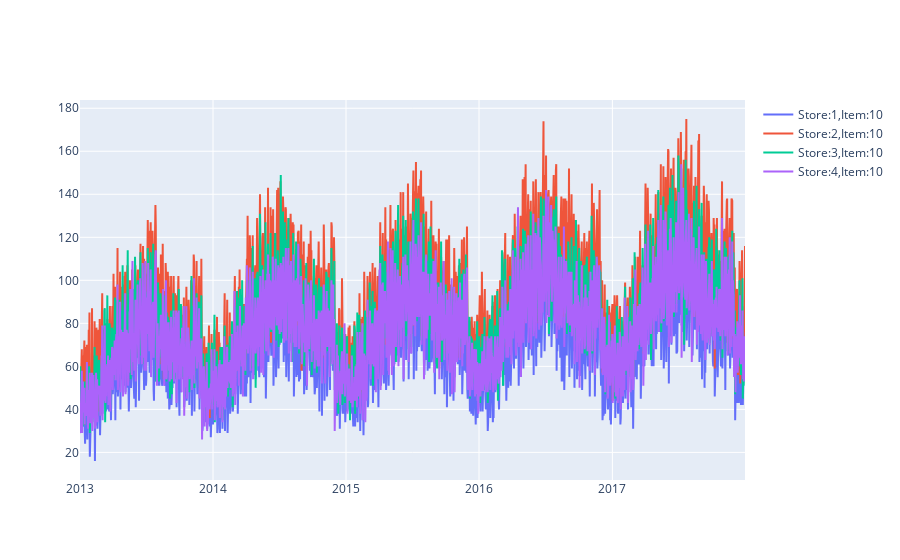

The code cell stored with this chart in its notebook:
### Code cell
def sales_monthly(data):
    multi_store_item_df = data.copy()
    # First, let us filterout the required data
    store_ids = [1, 2, 3, 4]   # Some stores
    item_ids = [10, 10, 10, 10]    # Some items
    print('Before filter:', multi_store_item_df.shape)
    multi_store_item_df = multi_store_item_df[multi_store_item_df.store.isin(store_ids)]
    multi_store_item_df = multi_store_item_df[multi_store_item_df.item.isin(item_ids)]
    print('After filter:', multi_store_item_df.shape)
    #display(multi_store_item_df)
    # TODO Monthly avg sales

    # Let us plot this now
    multi_store_item_ts_data = []
    for st,it in zip(store_ids, item_ids):
        flt = multi_store_item_df[multi_store_item_df.store == st]
        flt = flt[flt.item == it]
        multi_store_item_ts_data.append(go.Scatter(x=flt.date, y=flt.sales, name = "Store:" + str(st) + ",Item:" + str(it)))
    py.iplot(multi_store_item_ts_data)
    return (multi_store_item_df)

multi_store_item_df = sales_monthly(train_df)

### Figure 1 — Plotly figure (JSON) as saved in the notebook; plotly's stock layout.template omitted (floating-point values rounded to 4 significant figures; data arrays with more than 128 entries replaced by an {"elided": "..."} marker saying what was removed)
{"data": [{"name": "Store:1,Item:10", "type": "scatter", "x": {"elided": "1826 str values"}, "y": {"elided": "1826 int values"}}, {"name": "Store:2,Item:10", "type": "scatter", "x": {"elided": "1826 str values"}, "y": {"elided": "1826 int values"}}, {"name": "Store:3,Item:10", "type": "scatter", "x": {"elided": "1826 str values"}, "y": {"elided": "1826 int values"}}, {"name": "Store:4,Item:10", "type": "scatter", "x": {"elided": "1826 str values"}, "y": {"elided": "1826 int values"}}], "layout": {}}
